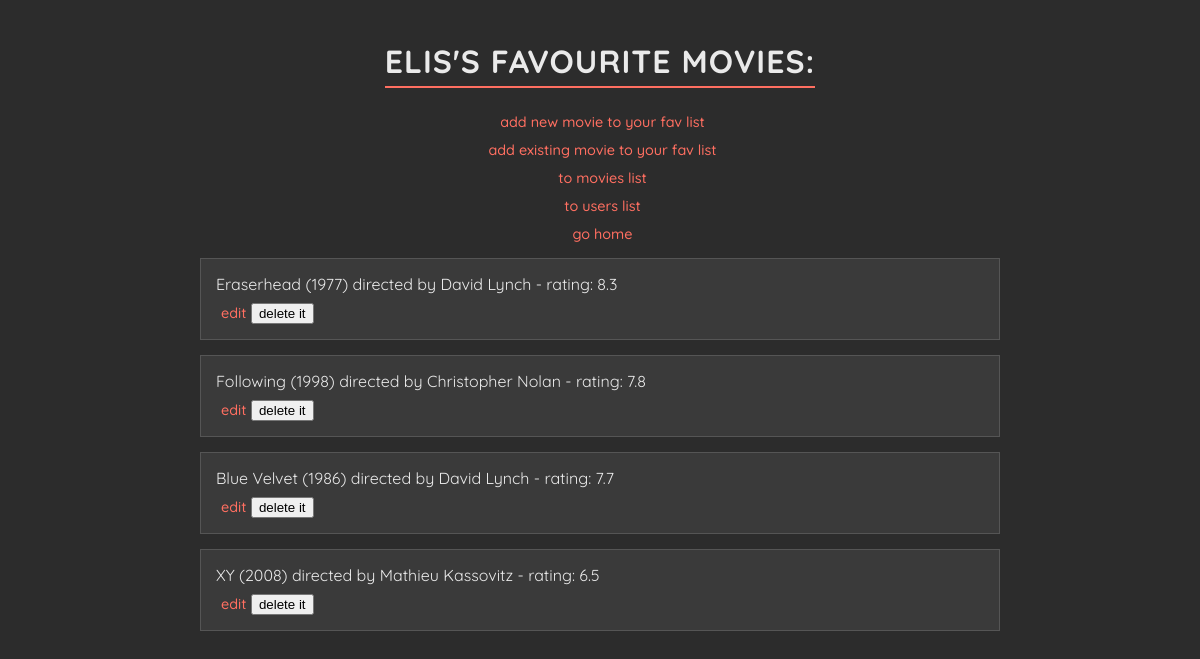
The page /users/2 on the database its author committed.
### data_models.py (models this page shows, shortened)
class User(db.Model):
    __tablename__ = 'users'
    user_id = db.Column(db.Integer, primary_key=True, autoincrement=True)
    user_name = db.Column(db.String(100), nullable=False)
    movies = relationship('Movie', secondary=user_movies, back_populates='users')

class Movie(db.Model):
    __tablename__ = 'movies'
    movie_id = db.Column(db.Integer, primary_key=True, autoincrement=True)
    title = db.Column(db.String(250), nullable=False)
    director = db.Column(db.String(200), nullable=False)
    release_year = db.Column(db.Integer, nullable=False)
    movie_rating = db.Column(db.Float, nullable=False)
    users = relationship('User', secondary=user_movies, back_populates='movies')

### app.py (the view)
@app.route('/users/<int:user_id>', methods=['GET'])
def user_movies(user_id):
    user = data_manager.get_user_by_id(user_id)
    movies = data_manager.get_user_movies(user_id)
    if not user:
        flash(f'User with ID {user_id} is not found. 🍭', 'error')
        return redirect('/users')
    return render_template('user_movies.html', user=user, movies=movies)

### datamanager/sqlite_data_manager.py (called while the page is built)
    def get_user_by_id(self, user_id):
        with self.app.app_context():
            return self.db.session.query(User).filter_by(user_id=user_id).first()

    def get_user_movies(self, user_id):
        with self.app.app_context():
            user = self.db.session.query(User).filter_by(user_id=user_id).first()
            if user is not None:
                movies = user.movies
            else:
                movies = []
            return movies

### templates/user_movies.html (shortened to what this page needs)
<!DOCTYPE html>
<html lang="en">
<head>
    <link rel="stylesheet" href="{{ url_for('static', filename='styles.css') }}">
</head>
<body>
    <h1>{{ user.user_name }}'s favourite movies:</h1>
    <div>
        <a href="{{ url_for('add_new_movie_to_user', user_id=user.user_id) }}">add new movie to your fav list</a><br>
        <a href="{{ url_for('add_existing_movie_to_user', user_id=user.user_id) }}">add existing movie to your fav list</a><br>
        <a href="{{ url_for('list_movies') }}">to movies list</a><br>
        <a href="{{ url_for('list_users') }}">to users list</a><br>
        <a href="{{ url_for('home') }}">go home</a>
    </div>
        {% if movies %}
            <ul class="list-movies">
            {% for movie in movies %}
                <li>
                    {{ movie.title }} ({{ movie.release_year }}) directed by {{ movie.director }} - rating: {{ movie.movie_rating }} <br>
                    <a href="{{ url_for('update_movie', movie_id=movie.movie_id) }}">edit</a>
                    <form id="delete-form-{{ user.user_id }}-{{ movie.movie_id }}"
                          action="{{ url_for('remove_movie_from_user', user_id=user.user_id, movie_id=movie.movie_id) }}"
                          method="POST" style="display: inline;">
                        <button type="button" onclick="confirmDeletion({{ user.user_id }}, {{ movie.movie_id }})">delete it</button>
                    </form>
                </li>
            {% endfor %}
            </ul>
            {% else %}
                <p>no favourite movies found for this user</p>
        {% endif %}
</body>
</html>

### static/styles.css (style rules this page uses)
body { background-color: #2C2C2C; font-family: 'Quicksand', sans-serif; color: #EAEAEA; text-align: center; margin: 0; padding: 20px; }
h1 { color: #EAEAEA; margin-bottom: 15px; text-transform: uppercase; letter-spacing: 1px; border-bottom: 2px solid #FF6F61; display: inline-block; font-family: 'Quicksand', sans-serif; font-size: 2rem; padding-bottom: 5px; }
a { color: #FF6F61; text-decoration: none; font-size: 0.9rem; margin-top: 10px; margin-left: 5px; display: inline-block; font-weight: 500; transition: color 0.3s; }
ul { list-style-type: none; padding: 0; max-width: 600px; margin: 0 auto; }
li { background-color: #3A3A3A; border: 1px solid #555; margin: 15px 0; padding: 15px; transition: background-color 0.3s, transform 0.3s; }
.list-movies { text-align: left; max-width: 800px; }

### rows shown on the page
User: user_name "ELIS"
Movie: title "Eraserhead", release_year "1977", director "David Lynch", movie_rating "8.3"
Movie: title "Following", release_year "1998", director "Christopher Nolan", movie_rating "7.8"
Movie: title "Blue Velvet", release_year "1986", director "David Lynch", movie_rating "7.7"
Movie: title "XY", release_year "2008", director "Mathieu Kassovitz", movie_rating "6.5"
